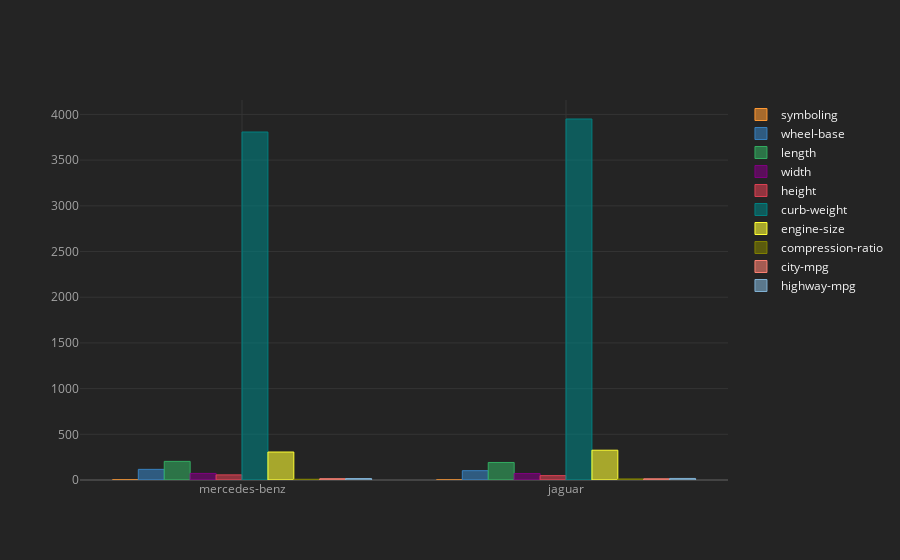

Source (notebook cell):
### Code cell
Make_grp.mean().sort_values(by='highway-mpg').iplot(kind='bar')

### Figure 1 — Plotly figure (JSON) as saved in the notebook; plotly's stock layout.template omitted (floating-point values rounded to 4 significant figures)
{"data": [{"marker": {"color": "rgba(255, 153, 51, 0.6)", "line": {"color": "rgba(255, 153, 51, 1.0)", "width": 1}}, "name": "symboling", "orientation": "v", "text": "", "type": "bar", "x": ["mercedes-benz", "jaguar"], "y": [0.5, 0]}, {"marker": {"color": "rgba(55, 128, 191, 0.6)", "line": {"color": "rgba(55, 128, 191, 1.0)", "width": 1}}, "name": "wheel-base", "orientation": "v", "text": "", "type": "bar", "x": ["mercedes-benz", "jaguar"], "y": [116.5, 102]}, {"marker": {"color": "rgba(50, 171, 96, 0.6)", "line": {"color": "rgba(50, 171, 96, 1.0)", "width": 1}}, "name": "length", "orientation": "v", "text": "", "type": "bar", "x": ["mercedes-benz", "jaguar"], "y": [203.6, 191.7]}, {"marker": {"color": "rgba(128, 0, 128, 0.6)", "line": {"color": "rgba(128, 0, 128, 1.0)", "width": 1}}, "name": "width", "orientation": "v", "text": "", "type": "bar", "x": ["mercedes-benz", "jaguar"], "y": [71.85, 70.6]}, {"marker": {"color": "rgba(219, 64, 82, 0.6)", "line": {"color": "rgba(219, 64, 82, 1.0)", "width": 1}}, "name": "height", "orientation": "v", "text": "", "type": "bar", "x": ["mercedes-benz", "jaguar"], "y": [56.05, 47.8]}, {"marker": {"color": "rgba(0, 128, 128, 0.6)", "line": {"color": "rgba(0, 128, 128, 1.0)", "width": 1}}, "name": "curb-weight", "orientation": "v", "text": "", "type": "bar", "x": ["mercedes-benz", "jaguar"], "y": [3808.0, 3950]}, {"marker": {"color": "rgba(255, 255, 51, 0.6)", "line": {"color": "rgba(255, 255, 51, 1.0)", "width": 1}}, "name": "engine-size", "orientation": "v", "text": "", "type": "bar", "x": ["mercedes-benz", "jaguar"], "y": [306, 326]}, {"marker": {"color": "rgba(128, 128, 0, 0.6)", "line": {"color": "rgba(128, 128, 0, 1.0)", "width": 1}}, "name": "compression-ratio", "orientation": "v", "text": "", "type": "bar", "x": ["mercedes-benz", "jaguar"], "y": [8, 11.5]}, {"marker": {"color": "rgba(251, 128, 114, 0.6)", "line": {"color": "rgba(251, 128, 114, 1.0)", "width": 1}}, "name": "city-mpg", "orientation": "v", "text": "", "type": "bar", "x": ["mercedes-benz", "jaguar"], "y": [14, 13]}, {"marker": {"color": "rgba(128, 177, 211, 0.6)", "line": {"color": "rgba(128, 177, 211, 1.0)", "width": 1}}, "name": "highway-mpg", "orientation": "v", "text": "", "type": "bar", "x": ["mercedes-benz", "jaguar"], "y": [16, 17]}], "layout": {"legend": {"bgcolor": "#242424", "font": {"color": "#F4F4F4"}}, "paper_bgcolor": "#242424", "plot_bgcolor": "#242424", "title": {"font": {"color": "#F4F4F4"}}, "xaxis": {"gridcolor": "#343434", "showgrid": true, "tickfont": {"color": "#A4A4A4"}, "title": {"font": {"color": "#A4A4A4"}, "text": ""}, "zerolinecolor": "#444444"}, "yaxis": {"gridcolor": "#343434", "showgrid": true, "tickfont": {"color": "#A4A4A4"}, "title": {"font": {"color": "#A4A4A4"}, "text": ""}, "zerolinecolor": "#444444"}}}
